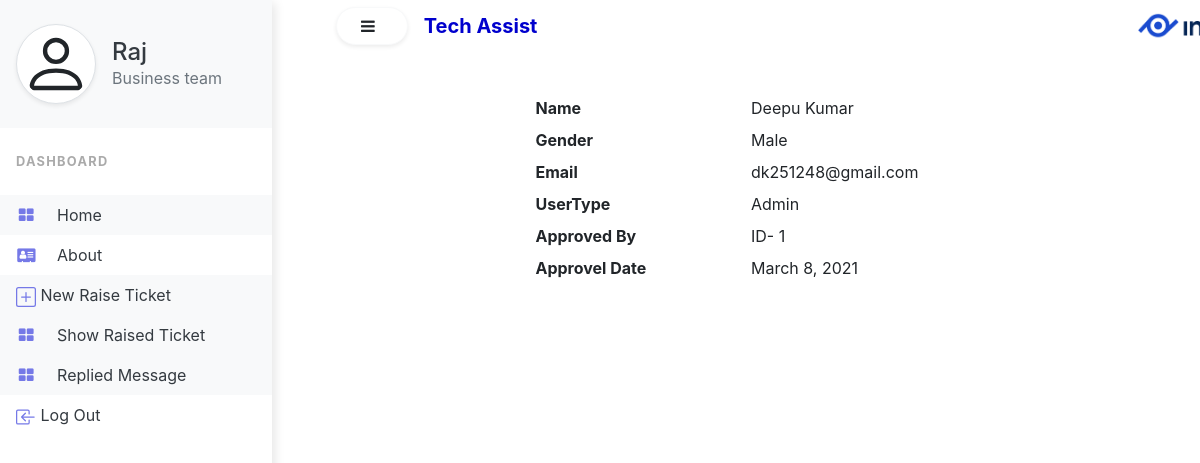
Screenshot of /business/1/ (signed in) with the database file from the repository.
### Help/models.py (models this page shows, shortened)
class UserModel(models.Model):
    first_name = models.CharField(max_length=100)
    mid_name = models.CharField(max_length=100, blank=True)
    last_name = models.CharField(max_length=100)
    gender = models.CharField(max_length=10)
    email = models.EmailField(max_length=100, unique=True)
    user_type = models.CharField(max_length=100, choices=USERTYPE)
    password = models.CharField(max_length=100, default=None)
    approved_by = models.CharField(max_length=100, null=True, blank=True)
    approved_date = models.DateField(auto_now=False, auto_now_add=False, null=True, blank=True )
    revoked_by = models.IntegerField(max_length=3, null=True, blank=True)
    revoke_date = models.DateField(auto_now=False, auto_now_add=False, null=True, blank=True)

### Help/views.py (the view)
# urls.py: path('business/<int:ticket_opened_by>/', showOpenedbynamebusiness),
def showOpenedbynamebusiness(request, ticket_opened_by):
    if request.session.get('name', 'None') == 'None':
        return redirect('/login/')
    if request.session['user_type'] != 'Business team':
        return redirect('/logout/')
    f = UserModel.objects.get(id=ticket_opened_by)
    data = request.session.get('name')
    ut = request.session.get('user_type')
    return render(request, 'business_ticket_openby_profile.html', {'userdata':f, 'data':data,'ut':ut})

### Help/templates/business_ticket_openby_profile.html (shortened to what this page needs)
{% extends 'index.html' %}
{% block sidenavbar %}
<div class="vertical-nav bg-white" id="sidebar">
  <div class="py-4 px-3 mb-4 bg-light">
    <div class="media d-flex align-items-center">
      <div class="media-body">
        <a href="/businessprofile/" class="text-dark"><h4 class="m-0">{{ data }}</h4></a>
        <p class="font-weight-normal text-muted mb-0">{{ut}}</p>
      </div>
    </div>
  </div>
  <p class="text-gray font-weight-bold text-uppercase px-3 small pb-4 mb-0">Dashboard</p>
  <ul class="nav flex-column bg-white mb-0">
    <li class="nav-item">
      <a href="/" class="nav-link text-dark bg-light">
                <i class="fa fa-th-large mr-3 text-primary fa-fw"></i>
                home
            </a>
    </li>
    <li class="nav-item">
      <a href="#" class="nav-link text-dark">
                <i class="fa fa-address-card mr-3 text-primary fa-fw"></i>
                about
            </a>
    </li>
        <li class="nav-item">
      <a href="/ticketraise/" class="nav-link text-dark bg-light">
                New Raise Ticket
            </a>
    </li>
      <li class="nav-item">
      <a href="/showraiseticket/" class="nav-link text-dark bg-light">
                <i class="fa fa-th-large mr-3 text-primary fa-fw"></i>
                Show Raised Ticket
            </a>
    </li>
      <li class="nav-item">
      <a href="/repliedmsg/" class="nav-link text-dark bg-light">
                <i class="fa fa-th-large mr-3 text-primary fa-fw"></i>
                Replied Message
            </a>
    </li>
    <li class="nav-item">
      <a href="/logout/" class="nav-link text-dark">
                Log Out
            </a>
    </li>
  </ul>
</div>
{% endblock sidenavbar %}
{% block item %}
<div class="row">
    <div class="col-md-3"></div>
    <div class="col-md-6">
        <div class="row">
            <div class="col-md-6">
                <strong>Name</strong>
            </div>
            <div class="col-md-6">
                <label>{{ userdata.first_name }} {{ userdata.mid_name }}{{ userdata.last_name }}</label>
            </div>
        </div>
            <div class="row">
                <div class="col-md-6">
                    <strong>Gender</strong>
                </div>
                <div class="col-md-6">
                    <label>{{ userdata.gender }}</label>
                </div>
            </div>
            <div class="row">
                <div class="col-md-6">
                    <strong>Email</strong>
                </div>
                <div class="col-md-6">
                    <label>{{ userdata.email }}</label>
                </div>
            </div>
        <div class="row">
                <div class="col-md-6">
                    <strong>UserType</strong>
                </div>
                <div class="col-md-6">
                    <label>{{ userdata.user_type }}</label>
                </div>
            </div>
        <div class="row">
                <div class="col-md-6">
                    <strong>Approved By</strong>
                </div>
                <div class="col-md-6">
                    <label>ID- {{ userdata.approved_by }}</label>
                </div>
            </div>
        <div class="row">
                <div class="col-md-6">
                    <strong>Approvel Date</strong>
                </div>
                <div class="col-md-6">
                    <label>{{ userdata.approved_date }}</label>
                </div>
            </div>
    </div>
    </div>
{% endblock item %}

### Help/static/Help/css/index.css (style rules this page uses)
body { min-height: 100vh; overflow-x: hidden; }
.vertical-nav { min-width: 17rem; width: 17rem; height: 100vh; position: fixed; top: 0; left: 0; box-shadow: 3px 3px 10px rgba(0, 0, 0, 0.1); transition: all 0.4s; }
.text-uppercase { letter-spacing: 0.1em; }
.text-gray { color: #aaa; }
.nav-link { text-transform: capitalize; }
.text-primary { color:#7579e7 !important; }

### rows the page displays
UserModel: first_name "Deepu", last_name "Kumar", gender "Male", email "dk251248@gmail.com", user_type "Admin", approved_by "1", approved_date "March 8, 2021"

### other values shown
{{ data }} "Raj"
{{ ut }} "Business team"
